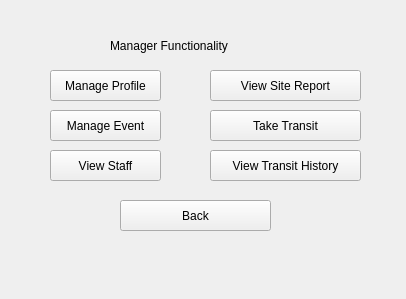
<?xml version="1.0" encoding="UTF-8"?>
<ui version="4.0">
 <class>Form</class>
 <widget class="QWidget" name="Form">
  <property name="geometry">
   <rect>
    <x>0</x>
    <y>0</y>
    <width>406</width>
    <height>299</height>
   </rect>
  </property>
  <property name="windowTitle">
   <string>Form</string>
  </property>
  <widget class="QPushButton" name="pushButton_3">
   <property name="geometry">
    <rect>
     <x>50</x>
     <y>110</y>
     <width>111</width>
     <height>31</height>
    </rect>
   </property>
   <property name="text">
    <string>Manage Event</string>
   </property>
  </widget>
  <widget class="QPushButton" name="pushButton_7">
   <property name="geometry">
    <rect>
     <x>210</x>
     <y>110</y>
     <width>151</width>
     <height>31</height>
    </rect>
   </property>
   <property name="text">
    <string>Take Transit</string>
   </property>
  </widget>
  <widget class="QPushButton" name="pushButton_2">
   <property name="geometry">
    <rect>
     <x>210</x>
     <y>70</y>
     <width>151</width>
     <height>31</height>
    </rect>
   </property>
   <property name="text">
    <string>View Site Report</string>
   </property>
  </widget>
  <widget class="QLabel" name="label">
   <property name="geometry">
    <rect>
     <x>110</x>
     <y>30</y>
     <width>201</width>
     <height>31</height>
    </rect>
   </property>
   <property name="text">
    <string>Manager Functionality</string>
   </property>
  </widget>
  <widget class="QPushButton" name="pushButton">
   <property name="geometry">
    <rect>
     <x>50</x>
     <y>70</y>
     <width>111</width>
     <height>31</height>
    </rect>
   </property>
   <property name="text">
    <string>Manage Profile</string>
   </property>
  </widget>
  <widget class="QPushButton" name="pushButton_4">
   <property name="geometry">
    <rect>
     <x>210</x>
     <y>150</y>
     <width>151</width>
     <height>31</height>
    </rect>
   </property>
   <property name="text">
    <string>View Transit History</string>
   </property>
  </widget>
  <widget class="QPushButton" name="pushButton_6">
   <property name="geometry">
    <rect>
     <x>120</x>
     <y>200</y>
     <width>151</width>
     <height>31</height>
    </rect>
   </property>
   <property name="text">
    <string>Back</string>
   </property>
  </widget>
  <widget class="QPushButton" name="pushButton_5">
   <property name="geometry">
    <rect>
     <x>50</x>
     <y>150</y>
     <width>111</width>
     <height>31</height>
    </rect>
   </property>
   <property name="text">
    <string>View Staff</string>
   </property>
  </widget>
 </widget>
 <resources/>
 <connections/>
</ui>
